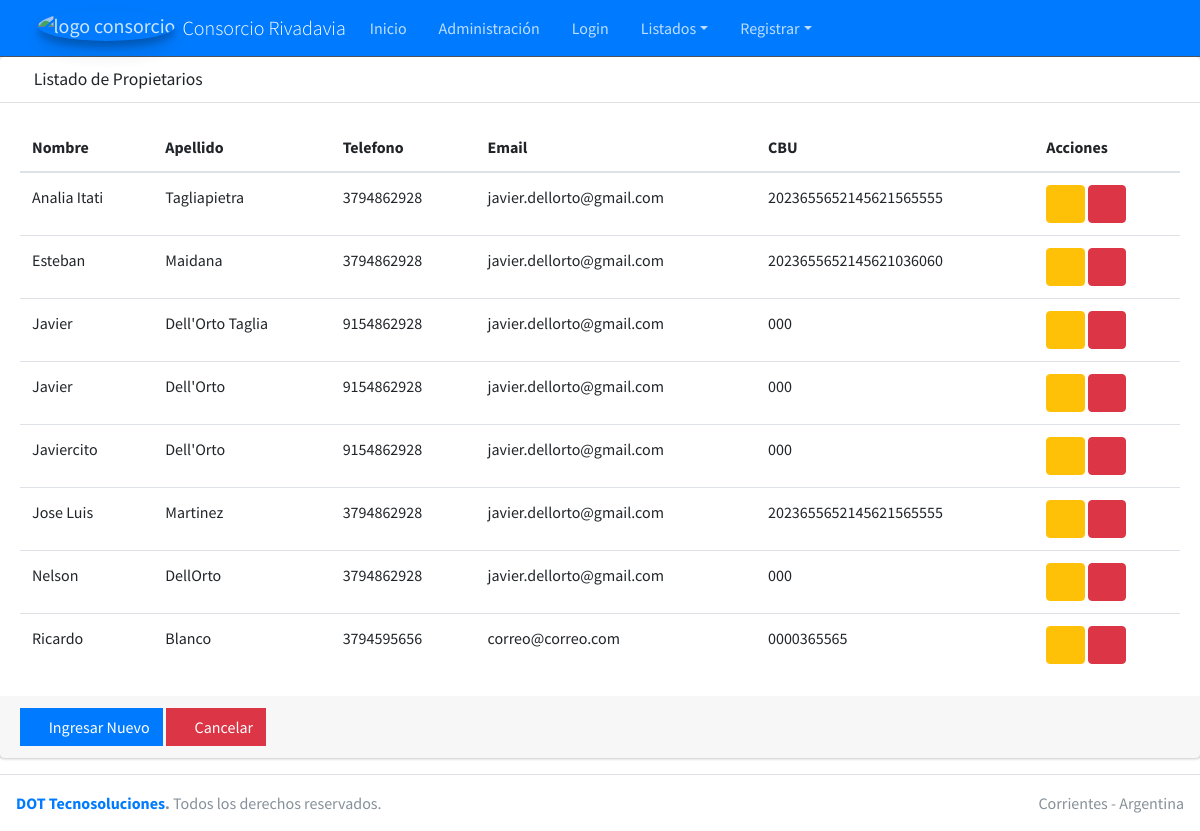
/consorcio/propietarios/ (signed in), run on an earlier commit of the app's database.
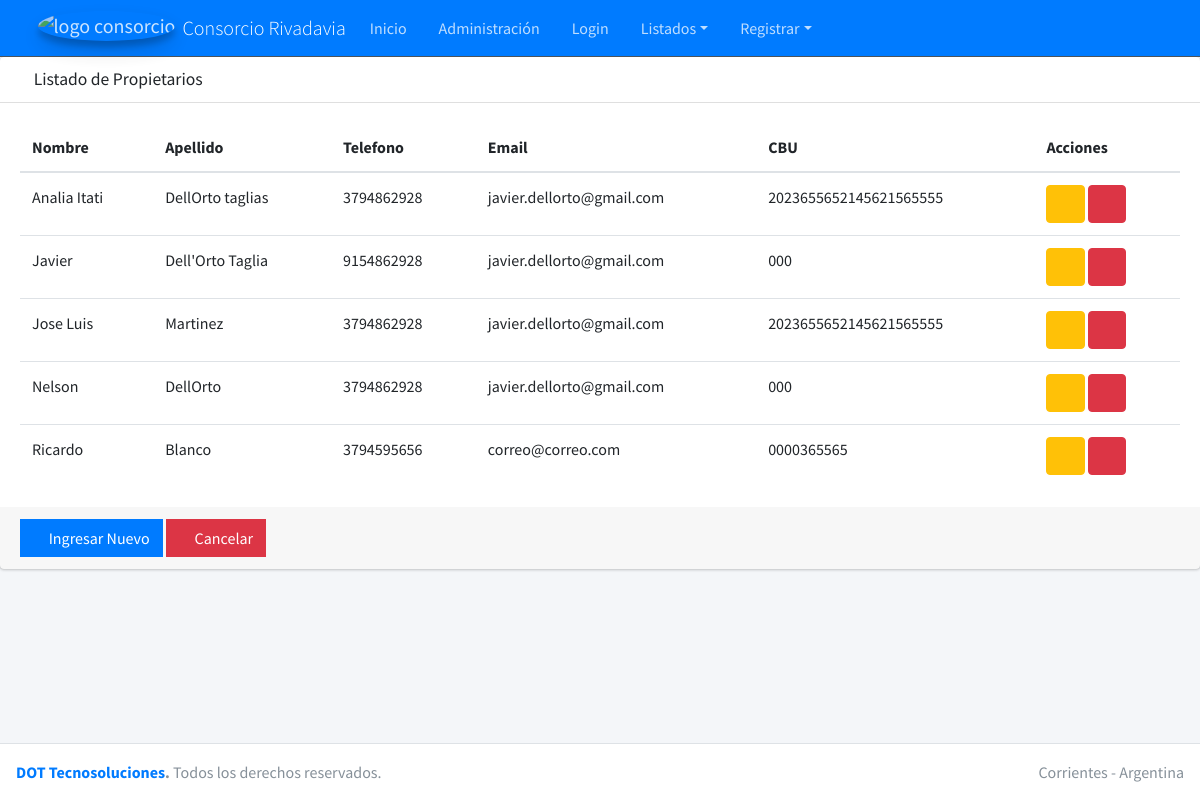
And on a later commit of the database.
### casa/models.py (models this page shows, shortened)
class Propietario(models.Model):
    nombre = models.CharField(max_length=30)
    apellido = models.CharField(max_length=30, blank=True)
    telefono = models.CharField(max_length=10, blank=True, null=True)
    email = models.EmailField(blank=True, null=True)
    CBU = models.CharField(max_length=22, blank=True, null=True)
    creado = models.DateTimeField(auto_now_add=True)
    modificado = models.DateTimeField(auto_now=True)
    class Meta:
        ordering = ['nombre']
        verbose_name = 'Propietarios'
        verbose_name_plural = "Propietarios"

### casa/views.py (the view)
# urls.py: path('propietarios/', views.FormularioPropietarioView.listado_propietarios, name='propietarios'),
    def listado_propietarios(request):
        data = {
            'titulo': 'Listado de Propietarios',
            'propietarios': Propietario.objects.all()
        }
        return render(request, 'propietarios.html', data)

### casa/templates/propietarios.html
{% extends "list.html" %}
{% block columns %}
<tr>
  <th scope="col">Nombre</th>
  <th scope="col">Apellido</th>
  <th scope="col">Telefono</th>
  <th scope="col">Email</th>
  <th scope="col">CBU</th>
  <th scope="col">Acciones</th>
</tr>
{% endblock columns %}
{% block rows %}
{% for propietario in propietarios %}
<tr>
  <td>{{propietario.nombre}}</td>
  <td>{{propietario.apellido}}</td>
  <td>{{propietario.telefono}}</td>
  <td>{{propietario.email}}</td>
  <td>{{propietario.CBU}}</td>
  <td>
    <a href="{% url 'editarpropietario' propietario.id %}" class="btn btn-warning">
      <i class="fas fa-edit"></i>
    </a>
    <a href="{% url 'eliminarpropietario' propietario.id %}" class="btn btn-danger">
      <i class="fas fa-trash"></i>
    </a>
  </td>
</tr>
{% endfor %}
{% endblock rows %}
{% block botones %}
<div class="card-footer">
  <a href='{% url 'registrarpropietario' %}' class="btn btn-primary btn-flat"><i class="fas fa-plus"></i> Ingresar Nuevo</a>
  <a href='{% url 'home' %}' class="btn btn-danger btn-flat"><i class="fas fa-ban"></i> Cancelar</a>
</div>
{% endblock botones %}

### home/templates/list.html
{% extends "home.html" %}
{% block content %}
{% if request.user.is_authenticated %}
<div class="card card-default">
  <div class="card-header">
    <h3 class="card-title"><i class="fas fa-search"></i>{{ titulo }}</h3>
  </div>
      <div class="card-body">
        <table class="table">
            <thead>
                {% block columns %}
                {% endblock columns %}
            </thead>
            <tbody class="table-group-divider">
                {% block rows %}
                {% endblock rows %}
            </tbody>
         </table>
      </div>
      {% block botones %}
      {% endblock botones %}
    </div>
</div>
{% else %}
<div class="alert alert-warning">Loguearse para continuar</div>
{% endif %}
{% endblock %}

### home/templates/home.html (shortened to what this page needs)
{% load static%}
<!DOCTYPE html>
<html lang="en">
<head>
  <link rel="stylesheet" href="{% static 'plugins/fontawesome-free/css/all.min.css' %}">
  <link rel="stylesheet" href="{% static 'css/adminlte.min.css' %}">
</head>
<body class="hold-transition layout-top-nav">
<div class="wrapper">
  {% include "header.html" %}
  <div class="content-wrapper">
  {% block content %}
  {% endblock %}
  </div>
  {% include "footer.html" %}
</body>
</html>

### home/templates/header.html (shortened to what this page needs)
{% load static %}
<nav class="main-header navbar navbar-expand-md navbar-primary navbar-dark">
    <div class="container">
      <a href="{% url 'home' %}" class="navbar-brand">
        <img src="{% static 'img/2149-a.png' %}" alt="logo consorcio" class="brand-image img-circle elevation-3" style="opacity: .8">
        <span class="brand-text font-weight-light">Consorcio Rivadavia</span>
      </a>
      <div class="collapse navbar-collapse order-3" id="navbarCollapse">
        <ul class="navbar-nav">
          <li class="nav-item">
            <a href="{% url 'home' %}" class="nav-link">Inicio</a>
          </li>
          <li class="nav-item">
            <a href="{% url 'admin:index' %}" class="nav-link">Administración</a>
          </li>
          <li class="nav-item">
            <a href="{% url 'logueo' %}" class="nav-link">Login</a>
          </li>
          <li class="nav-item dropdown">
            <a id="dropdownSubMenu1" href="#" data-toggle="dropdown" aria-haspopup="true" aria-expanded="false" class="nav-link dropdown-toggle">Listados</a>
          </li>
          <li class="nav-item dropdown">
            <a id="dropdownSubMenu1" href="#" data-toggle="dropdown" aria-haspopup="true" aria-expanded="false" class="nav-link dropdown-toggle">Registrar</a>
            </ul>
      </div>
</nav>

### home/templates/footer.html
{% load static %}
  <footer class="main-footer">
    <div class="float-right d-none d-sm-inline">
      Corrientes - Argentina
    </div>
    <strong> <a href="https://www.dottecnosoluciones.com.ar">DOT Tecnosoluciones</a>.</strong> Todos los derechos reservados.
  </footer>

What changed in the data, as far as the page shows it:
removed Propietario: nombre "Esteban", apellido "Maidana", telefono "3794862928", email "javier.dellorto@gmail.com", CBU "2023655652145621036060"
removed Propietario: nombre "Javier", apellido "Dell'Orto", telefono "9154862928", email "javier.dellorto@gmail.com", CBU "000"
removed Propietario: nombre "Javiercito", apellido "Dell'Orto", telefono "9154862928", email "javier.dellorto@gmail.com", CBU "000"
changed Propietario "Analia Itati": apellido "Tagliapietra" → "DellOrto taglias"
